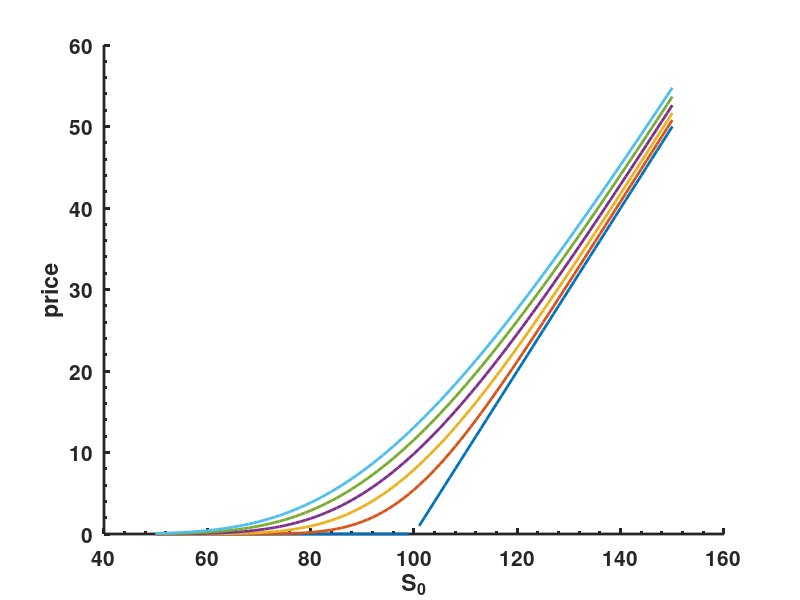

This chart was generated by the following MATLAB code: (Note: this script raises an error after producing the figure.)
clear all
close all

S = 50:150;  % spot exchange rate 
X = 100;  % strike 
T = 0:0.4:2; 
r = .02;  % USD interest rate 
sigma = .2; 
for i=1:length(T)
t = T(i);
Price = blsprice(S,X,r,t,sigma,0)
h = figure(1)
hold on
plot(S, Price,'linewidth',2);
end
xlabel('S_0')
ylabel('price')
set(gca,'linewidth',2,'fontsize',15,'fontweight','bold','plotboxaspectratiomode','auto','xminortick','on','yminortick','on','TickLength',[0.04;0.02]);
pbaspect([1 1 1])
legend('T=0.0','T=0.4','T=0.8','T=1.2','T=1.6','T=2.0','Location','northwest')
saveTightFigure(h,'EuropeanCallOptionPrice.pdf')
%% delta
colorSet = jet(8);
for i=1:length(T)
t = T(i)+0.01;
[callDelta,putDelta] = blsdelta(S,X,r,t,sigma)
h = figure(2)
hold on
plot(S, callDelta,'linewidth',2,'color',colorSet(i,:));
%plot(S, putDelta,'linewidth',2,'color',colorSet(i,:));

end
xlabel('S_0')
ylabel('delta')

for i=1:length(T)
t = T(i)+0.01;
[callDelta,putDelta] = blsdelta(S,X,r,t,sigma)
h = figure(2)
hold on
plot(S, putDelta,'linewidth',2,'color',colorSet(i,:));
end
set(gca,'linewidth',2,'fontsize',15,'fontweight','bold','plotboxaspectratiomode','auto','xminortick','on','yminortick','on','TickLength',[0.04;0.02]);
pbaspect([1 1 1])
legend('T=0.0, C','T=0.4, C','T=0.8, C','T=1.2, C','T=1.6, C','T=2.0, C','T=0.0, P','T=0.4, P','T=0.8, P','T=1.2, P','T=1.6, P','T=2.0, P','Location','northwestoutside')
saveTightFigure(h,'EuropeanCallOptionDelta.pdf')
%% gamma
T(1) = 0.2;
for i=1:length(T)
t = T(i)+0.001;
gamma = blsgamma(S,X,r,t,sigma,0)
h = figure(3)
hold on
plot(S, gamma,'linewidth',2);
end
xlabel('S_0')
ylabel('gamma')
set(gca,'linewidth',2,'fontsize',15,'fontweight','bold','plotboxaspectratiomode','auto','xminortick','on','yminortick','on','TickLength',[0.04;0.02]);
pbaspect([1 1 1])
legend('T=0.2','T=0.4','T=0.8','T=1.2','T=1.6','T=2.0','Location','northwest')
T(1)=0.0;
saveTightFigure(h,'EuropeanCallOptionGamma.pdf')
%% vega
for i=1:length(T)
t = T(i)+0.00001;
vega = blsvega(S,X,r,t,sigma,0)
h = figure(4)
hold on
plot(S, vega,'linewidth',2);
end
xlabel('S_0')
ylabel('vega')
set(gca,'linewidth',2,'fontsize',15,'fontweight','bold','plotboxaspectratiomode','auto','xminortick','on','yminortick','on','TickLength',[0.04;0.02]);
pbaspect([1 1 1])
legend('T=0.0','T=0.4','T=0.8','T=1.2','T=1.6','T=2.0','Location','northwest')
saveTightFigure(h,'EuropeanCallOptionVega.pdf')


%% theta call and put
S = 50:25:150;  % spot exchange rate 
T = 0.1:0.1:2;
T=T+0.001;
for i=1:length(S)
s = S(i);
[theta pTheta] = blstheta(s,X,r,T,sigma)
h = figure(5)
hold on
plot(T, theta,'linewidth',2);
end
xlabel('T')
ylabel('theta')
set(gca,'linewidth',2,'fontsize',15,'fontweight','bold','plotboxaspectratiomode','auto','xminortick','on','yminortick','on','TickLength',[0.04;0.02]);
pbaspect([1 1 1])
legend('S_0=50','S_0=75','S_0=100, ATM','S_0=125','S_0=150','Location','southeast')
saveTightFigure(h,'EuropeanCallOptionTheta.pdf')



S = 50:25:150;  % spot exchange rate 
T = 0.1:0.1:2;
T=T+0.001;
for i=1:length(S)
s = S(i);
[theta pTheta] = blstheta(s,X,r,T,sigma)
h = figure(6)
hold on
plot(T, pTheta,'linewidth',2);
end
xlabel('T')
ylabel('theta')
set(gca,'linewidth',2,'fontsize',15,'fontweight','bold','plotboxaspectratiomode','auto','xminortick','on','yminortick','on','TickLength',[0.04;0.02]);
pbaspect([1 1 1])
legend('S_0=50','S_0=75','S_0=100, ATM','S_0=125','S_0=150','Location','southeast')
saveTightFigure(h,'EuropeanPutOptionTheta.pdf')
